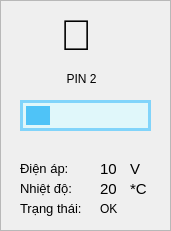
   <widget class="QFrame" name="frame_pin_2">
    <property name="geometry">
     <rect>
      <x>216</x>
      <y>290</y>
      <width>171</width>
      <height>231</height>
     </rect>
    </property>
    <property name="styleSheet">
     <string notr="true">border: 3px solid #81D4FA;
border-radius: 10px;
background-color: #f8f9fa;

QLabel {
    border: none;
    border-radius: 0px;
}</string>
    </property>
    <property name="frameShape">
     <enum>QFrame::StyledPanel</enum>
    </property>
    <property name="frameShadow">
     <enum>QFrame::Raised</enum>
    </property>
    <widget class="QLabel" name="label_2">
     <property name="geometry">
      <rect>
       <x>60</x>
       <y>10</y>
       <width>41</width>
       <height>51</height>
      </rect>
     </property>
     <property name="font">
      <font>
       <pointsize>32</pointsize>
      </font>
     </property>
     <property name="styleSheet">
      <string notr="true">border: none;
    border-radius: 0px;</string>
     </property>
     <property name="text">
      <string>🔋</string>
     </property>
    </widget>
    <widget class="QLabel" name="label_7">
     <property name="geometry">
      <rect>
       <x>60</x>
       <y>70</y>
       <width>51</width>
       <height>17</height>
      </rect>
     </property>
     <property name="styleSheet">
      <string notr="true">border: none;
    border-radius: 0px;</string>
     </property>
     <property name="text">
      <string>  PIN 2</string>
     </property>
    </widget>
    <widget class="QProgressBar" name="progressBar_pin_2">
     <property name="geometry">
      <rect>
       <x>20</x>
       <y>100</y>
       <width>131</width>
       <height>31</height>
      </rect>
     </property>
     <property name="font">
      <font>
       <weight>75</weight>
       <bold>true</bold>
      </font>
     </property>
     <property name="styleSheet">
      <string notr="true">QProgressBar {
    border: 3px solid #81D4FA;
    border-radius: 18px;              /* tăng radius lên để chunk có không gian tròn */
    background-color: #E0F7FA;
    text-align: center;
    color: transparent;               /* ẩn text % mặc định nếu bạn dùng label riêng */
    height: 38px;                     /* tăng height nhẹ để chunk không bị ép */
    margin: 0px;
    padding: 0px;
}

QProgressBar::chunk {
    background-color: #4FC3F7;
    border-radius: 15px;              /* radius của chunk nhỏ hơn groove 2-3px để vừa khít */
    margin: 3px;                      /* margin nhỏ để chunk không dính sát viền groove */
    border: none;
}</string>
     </property>
     <property name="value">
      <number>24</number>
     </property>
     <property name="textVisible">
      <bool>false</bool>
     </property>
    </widget>
    <widget class="QLabel" name="label_14">
     <property name="geometry">
      <rect>
       <x>20</x>
       <y>160</y>
       <width>61</width>
       <height>17</height>
      </rect>
     </property>
     <property name="font">
      <font>
       <pointsize>10</pointsize>
      </font>
     </property>
     <property name="styleSheet">
      <string notr="true">border: none;
    border-radius: 0px;</string>
     </property>
     <property name="text">
      <string>Điện áp:</string>
     </property>
    </widget>
    <widget class="QLabel" name="label_15">
     <property name="geometry">
      <rect>
       <x>20</x>
       <y>180</y>
       <width>81</width>
       <height>17</height>
      </rect>
     </property>
     <property name="font">
      <font>
       <pointsize>10</pointsize>
      </font>
     </property>
     <property name="styleSheet">
      <string notr="true">border: none;
    border-radius: 0px;</string>
     </property>
     <property name="text">
      <string>Nhiệt độ:</string>
     </property>
    </widget>
    <widget class="QLabel" name="label_16">
     <property name="geometry">
      <rect>
       <x>20</x>
       <y>200</y>
       <width>81</width>
       <height>17</height>
      </rect>
     </property>
     <property name="font">
      <font>
       <pointsize>10</pointsize>
      </font>
     </property>
     <property name="styleSheet">
      <string notr="true">border: none;
    border-radius: 0px;</string>
     </property>
     <property name="text">
      <string>Trạng thái:</string>
     </property>
    </widget>
    <widget class="QLabel" name="pin_1_vol_value_2">
     <property name="geometry">
      <rect>
       <x>100</x>
       <y>160</y>
       <width>31</width>
       <height>17</height>
      </rect>
     </property>
     <property name="font">
      <font>
       <pointsize>11</pointsize>
       <weight>50</weight>
       <bold>false</bold>
      </font>
     </property>
     <property name="styleSheet">
      <string notr="true">border: none;
    border-radius: 0px;</string>
     </property>
     <property name="text">
      <string>10</string>
     </property>
    </widget>
    <widget class="QLabel" name="pin_1_temp_value_2">
     <property name="geometry">
      <rect>
       <x>100</x>
       <y>180</y>
       <width>31</width>
       <height>17</height>
      </rect>
     </property>
     <property name="font">
      <font>
       <pointsize>11</pointsize>
       <weight>50</weight>
       <bold>false</bold>
      </font>
     </property>
     <property name="styleSheet">
      <string notr="true">border: none;
    border-radius: 0px;</string>
     </property>
     <property name="text">
      <string>20</string>
     </property>
    </widget>
    <widget class="QLabel" name="pin_1_status_value_2">
     <property name="geometry">
      <rect>
       <x>100</x>
       <y>200</y>
       <width>61</width>
       <height>17</height>
      </rect>
     </property>
     <property name="font">
      <font>
       <pointsize>9</pointsize>
       <weight>50</weight>
       <bold>false</bold>
      </font>
     </property>
     <property name="styleSheet">
      <string notr="true">border: none;
    border-radius: 0px;</string>
     </property>
     <property name="text">
      <string>OK</string>
     </property>
    </widget>
    <widget class="QLabel" name="label_29">
     <property name="geometry">
      <rect>
       <x>130</x>
       <y>160</y>
       <width>21</width>
       <height>17</height>
      </rect>
     </property>
     <property name="font">
      <font>
       <pointsize>11</pointsize>
      </font>
     </property>
     <property name="styleSheet">
      <string notr="true">border: none;
    border-radius: 0px;</string>
     </property>
     <property name="text">
      <string>V</string>
     </property>
    </widget>
    <widget class="QLabel" name="label_30">
     <property name="geometry">
      <rect>
       <x>130</x>
       <y>180</y>
       <width>21</width>
       <height>17</height>
      </rect>
     </property>
     <property name="font">
      <font>
       <pointsize>11</pointsize>
      </font>
     </property>
     <property name="styleSheet">
      <string notr="true">border: none;
    border-radius: 0px;</string>
     </property>
     <property name="text">
      <string>*C</string>
     </property>
    </widget>
   </widget>
